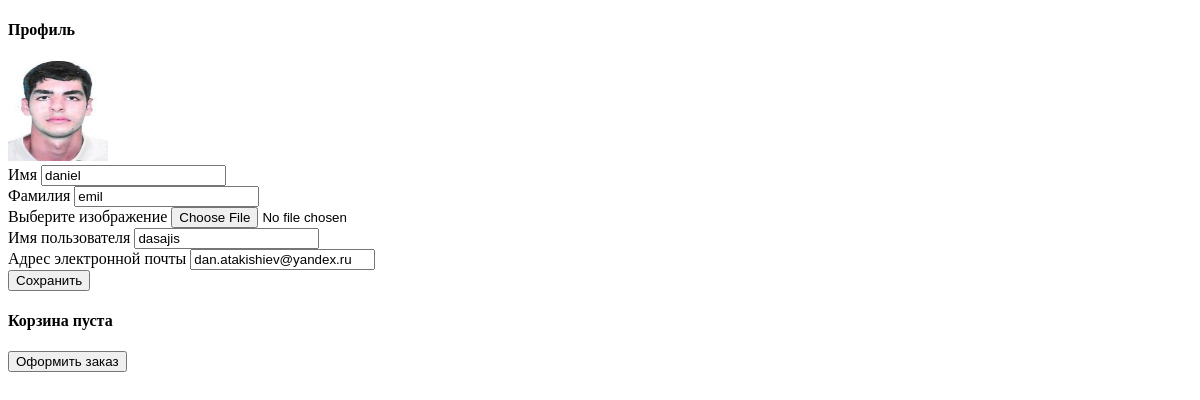
Before: /users/profile/ (signed in) with the older database file.
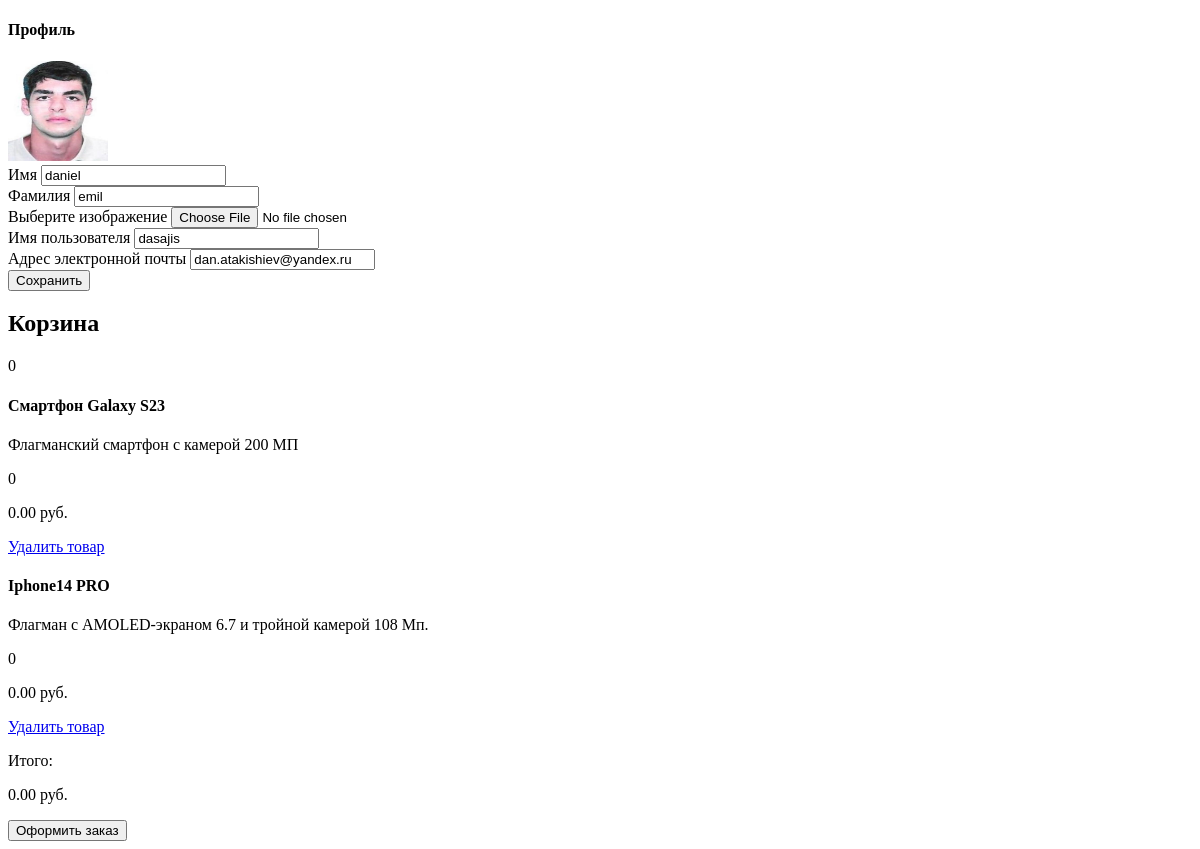
After: the same page with the newer database file.
### products/models.py (models this page shows, shortened)
class Basket(models.Model):
    user = models.ForeignKey(to='users.User', on_delete=models.CASCADE)
    product = models.ForeignKey(to=Product, on_delete=models.CASCADE)
    quantity = models.PositiveSmallIntegerField(default=0)
    created_timestamp = models.DateTimeField(auto_now_add=True)
    def sum(self):
        return self.product.price * self.quantity

class Product(models.Model):
    name = models.CharField(max_length=256)
    description = models.TextField()
    price = models.DecimalField(max_digits=10, decimal_places=2)
    quantity = models.PositiveIntegerField(default=0)
    image = models.ImageField(upload_to='products_images')
    category = models.ForeignKey(to=ProductsCategory, on_delete=models.CASCADE)

### users/views.py (the view)
# urls.py: path('profile/', profile, name='profile'),
@login_required     #встроенный декоратор - проверяет, авторизован ли пользователь. Если пользователь не вошёл в систему, он будет автоматически перенаправлен на страницу входа.
def profile(request):
    if request.method == 'POST':
        form = UserProfileForm(instance=request.user, data=request.POST, files=request.FILES)  #последняя переменная нужна для загрузки фото профиля
        if form.is_valid():
            form.save()
            return redirect("users:profile")
    else:
        form = UserProfileForm(instance=request.user)       #при GET-запросе форма заполняется данными из существующего профиля
    baskets = Basket.objects.filter(user=request.user)
    total_sum = sum(basket.sum() for basket in baskets)
    total_quantity = sum(basket.quantity for basket in baskets)
    context = {
        'form' : form,
        'baskets' : Basket.objects.filter(user=request.user),
        'total_sum' : total_sum,
        'total_quantity' : total_quantity,
        }
    return render(request, 'users/profile.html', context)

### users/forms.py
class UserProfileForm(UserChangeForm):
    first_name = forms.CharField(widget=forms.TextInput())
    last_name = forms.CharField(widget=forms.TextInput())
    image = forms.ImageField(widget=forms.FileInput(), required=False)
    username = forms.CharField(widget=forms.TextInput(attrs={'readonly' : True}))
    email = forms.EmailField(widget=forms.EmailInput(attrs={'readonly' : True}))
    class Meta:
        model = User
        fields = ('first_name', 'last_name', 'image', 'username', 'email')

### users/templates/users/profile.html (shortened to what this page needs)
{% extends "users/base.html" %} {% load static %} {% block content %}
<div class="header-bar">
  <h4>Профиль</h4>
</div>
<div>
  <img
    src="{% if user.image and user.image.url %}{{ user.image.url }}
    {% else %}{% static 'vendor/img/users/default_avatar.jpg' %}{% endif %}" height="100" width="100"
  />
</div>
<form action="{% url 'users:profile' %}" method="post" enctype="multipart/form-data">
  <div>
    <label for="{{ form.first_name.id_for_label }}">Имя</label>
    {{ form.first_name }}
  </div>
  <div>
    <label for="{{ form.last_name.id_for_label }}">Фамилия</label>
    {{ form.last_name }}
  </div>
  <div>
    <label for="{{ form.image.id_for_label }}">Выберите изображение</label>
    {{ form.image }}
  </div>
  <div>
    <label for="{{ form.username.id_for_label }}">Имя пользователя</label>
    {{ form.username }}
  </div>
  <div>
    <label for="{{ form.email.id_for_label }}">Адрес электронной почты</label>
    {{ form.email }}
  </div>
  <div><button type="submit">Сохранить</button></div>
</form>
<div>{% include 'products/baskets.html' %}</div>
{% endblock %}

### products/templates/products/baskets.html (shortened to what this page needs)
{% if baskets %}
<div>
    <h2>Корзина</h2>
    <p>{{ total_quantity }}</p>
</div>
{% for basket in baskets %}
<div>
    <h4><strong>{{ basket.product.name }}</strong></h4>
    <p>{{ basket.product.description }}</p>
    <p>{{ basket.quantity }}</p>
    <p>{{ basket.sum }} руб.</p>
    <a href="{% url 'products:basket_remove' basket.id %}">Удалить товар</a>
</div>
{% endfor %}
<div>
    <p>Итого:</p>
    <p>{{ total_sum }} руб.</p>
</div>
{% else %}
<h4>Корзина пуста</h4>
{% endif %}
<form action="{% url 'orders:order' %}">
    <button type="submit">Оформить заказ</button>
</form>

Changed rows visible on the page:
added Basket: product.name "Смартфон Galaxy S23", product.description "Флагманский смартфон с камерой 200 МП", quantity "0", sum "0.00"
added Basket: product.name "Iphone14 PRO", product.description "Флагман с AMOLED-экраном 6.7 и тройной камерой 108 Мп.", quantity "0", sum "0.00"
Other visible differences:
{{ total_quantity }}: (not shown) → "0"
{{ total_sum }}: (not shown) → "0.00"
text no longer shown: "Корзина пуста"
text now shown: "Корзина Итого: руб."
